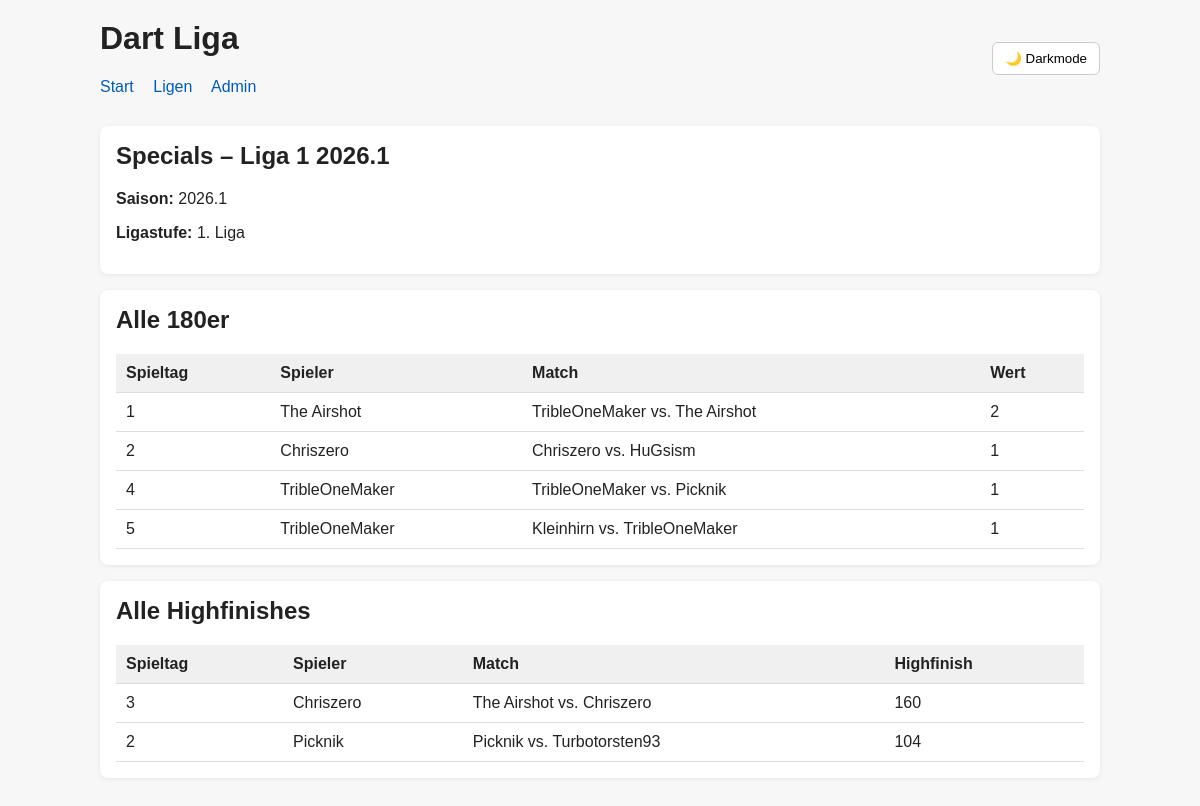
/ligen/1/specials/, run on the app's committed database.
### leagues/models.py (models this page shows, shortened)
class League(models.Model):
    season = models.ForeignKey(
        Season,
        on_delete=models.CASCADE,
        related_name="leagues"
    )
    tier = models.ForeignKey(
        LeagueTier,
        on_delete=models.PROTECT,
        related_name="leagues"
    )
    name = models.CharField(max_length=100)
    max_players = models.PositiveIntegerField(default=12)
    is_public = models.BooleanField(default=True)
    class Meta:
        ordering = ["tier__order", "name"]
        unique_together = ["season", "name"]

class Season(models.Model):
    name = models.CharField(max_length=50, unique=True)
    is_active = models.BooleanField(default=False)
    class Meta:
        ordering = ["-id"]

class LeagueTier(models.Model):
    name = models.CharField(max_length=100)
    order = models.PositiveIntegerField(default=1)
    class Meta:
        ordering = ["order", "name"]

### matches/models.py (models this page shows, shortened)
class Matchday(models.Model):
    league = models.ForeignKey(
        "leagues.League",
        on_delete=models.CASCADE,
        related_name="matchdays"
    )
    number = models.PositiveIntegerField()
    date = models.DateField(null=True, blank=True)
    class Meta:
        ordering = ["league", "number"]
        unique_together = ["league", "number"]

class Match(models.Model):
    matchday = models.ForeignKey(
        Matchday,
        on_delete=models.CASCADE,
        related_name="matches"
    )
    player1 = models.ForeignKey(
        "players.Player",
        on_delete=models.PROTECT,
        related_name="matches_as_player1"
    )
    player2 = models.ForeignKey(
        "players.Player",
        on_delete=models.PROTECT,
        related_name="matches_as_player2"
    )
    player1_legs = models.PositiveIntegerField(default=0)
    player2_legs = models.PositiveIntegerField(default=0)
    winner = models.ForeignKey(
        "players.Player",
        on_delete=models.SET_NULL,
        null=True,
        blank=True,
        related_name="won_matches"
    )
    is_finished = models.BooleanField(default=False)
    class Meta:
        ordering = ["matchday", "id"]
        verbose_name = "Spiel"
        verbose_name_plural = "Spiele"

### players/models.py (models this page shows, shortened)
class Player(models.Model):
    discord_name = models.CharField(
        max_length=100,
        unique=True,
        verbose_name="Discord Name"
    )
    autodarts_name = models.CharField(
        max_length=100,
        unique=True,
        verbose_name="Autodarts Name"
    )
    display_name = models.CharField(max_length=150, blank=True)
    is_active = models.BooleanField(default=True, verbose_name="Spieler aktiv")
    is_blocked = models.BooleanField(default=False, verbose_name="Spieler gesperrt")
    class Meta:
        ordering = ["display_name"]
        verbose_name = "Spieler"
        verbose_name_plural = "Spieler"
    def __str__(self):
        return self.display_name or f"{self.discord_name} / {self.autodarts_name}"

### public/views.py (the view)
# urls.py: path("ligen/<int:league_id>/specials/", views.league_specials, name="league_specials"),
def league_specials(request, league_id):
    league = get_object_or_404(
        League.objects.select_related("season", "tier"),
        id=league_id,
    )
    matchdays = (
        Matchday.objects.filter(league=league)
        .prefetch_related(
            "matches__player1",
            "matches__player2",
            "matches__specials__player",
            "matches__player_stats__player",
        )
        .order_by("number")
    )
    specials_180 = []
    highfinishes = []
    for matchday in matchdays:
        for match in matchday.matches.all():
            for stat in match.player_stats.all():
                if stat.throws_180 and stat.throws_180 > 0:
                    specials_180.append({
                        "matchday": matchday,
                        "match": match,
                        "player": stat.player,
                        "value": stat.throws_180,
                    })
            for special in match.specials.all():
                if special.special_type == "highfinish":
                    highfinishes.append({
                        "matchday": matchday,
                        "match": match,
                        "player": special.player,
                        "value": special.value,
                    })
    highfinishes.sort(key=lambda item: -item["value"])
    context = {
        "league": league,
        "specials_180": specials_180,
        "highfinishes": highfinishes,
    }
    return render(request, "public/league_specials.html", context)

### templates/public/league_specials.html (shortened to what this page needs)
{% extends "public/base.html" %}
{% block content %}
<div class="card">
    <h2>Specials – {{ league.name }}</h2>
    <p><strong>Saison:</strong> {{ league.season.name }}</p>
    <p><strong>Ligastufe:</strong> {{ league.tier.name }}</p>
</div>
<div class="card">
    <h2>Alle 180er</h2>
    {% if specials_180 %}
        <table>
            <thead>
                <tr>
                    <th>Spieltag</th>
                    <th>Spieler</th>
                    <th>Match</th>
                    <th>Wert</th>
                </tr>
            </thead>
            <tbody>
                {% for item in specials_180 %}
                    <tr>
                        <td>{{ item.matchday.number }}</td>
                        <td>{{ item.player.display_name }}</td>
                        <td>{{ item.match.player1 }} vs. {{ item.match.player2 }}</td>
                        <td>{{ item.value }}</td>
                    </tr>
                {% endfor %}
            </tbody>
        </table>
    {% else %}
        <p>Keine 180er vorhanden.</p>
    {% endif %}
</div>
<div class="card">
    <h2>Alle Highfinishes</h2>
    {% if highfinishes %}
        <table>
            <thead>
                <tr>
                    <th>Spieltag</th>
                    <th>Spieler</th>
                    <th>Match</th>
                    <th>Highfinish</th>
                </tr>
            </thead>
            <tbody>
                {% for item in highfinishes %}
                    <tr>
                        <td>{{ item.matchday.number }}</td>
                        <td>{{ item.player.display_name }}</td>
                        <td>{{ item.match.player1 }} vs. {{ item.match.player2 }}</td>
                        <td>{{ item.value }}</td>
                    </tr>
                {% endfor %}
            </tbody>
        </table>
    {% else %}
        <p>Keine Highfinishes vorhanden.</p>
    {% endif %}
</div>
{% endblock %}

### templates/public/base.html (style rules this page uses)
body { font-family: Arial, sans-serif; max-width: 1000px; margin: 0 auto; padding: 20px; background: #f7f7f7; color: #222; }
.card { background: white; padding: 16px; margin-bottom: 16px; border-radius: 8px; box-shadow: 0 1px 4px rgba(0,0,0,0.08); }
table { width: 100%; border-collapse: collapse; background: white; }
th, td { padding: 10px; border-bottom: 1px solid #ddd; text-align: left; }
th { background-color: #f0f0f0; }
h1, h2, h3 { margin-top: 0; }

### data on the page
League: name "Liga 1 2026.1", season.name "2026.1", tier.name "1. Liga"
Matchday: matchday.number "1", player.display_name "The Airshot", match.player1 "TribleOneMaker", match.player2 "The Airshot", value "2"
Matchday: matchday.number "2", player.display_name "Chriszero", match.player1 "Chriszero", match.player2 "HuGsism", value "1", player.display_name "Picknik", match.player1 "Picknik", match.player2 "Turbotorsten93", value "104"
Matchday: matchday.number "4", player.display_name "TribleOneMaker", match.player1 "TribleOneMaker", match.player2 "Picknik", value "1"
Matchday: matchday.number "5", player.display_name "TribleOneMaker", match.player1 "Kleinhirn", match.player2 "TribleOneMaker", value "1"
Matchday: matchday.number "3", player.display_name "Chriszero", match.player1 "The Airshot", match.player2 "Chriszero", value "160"
